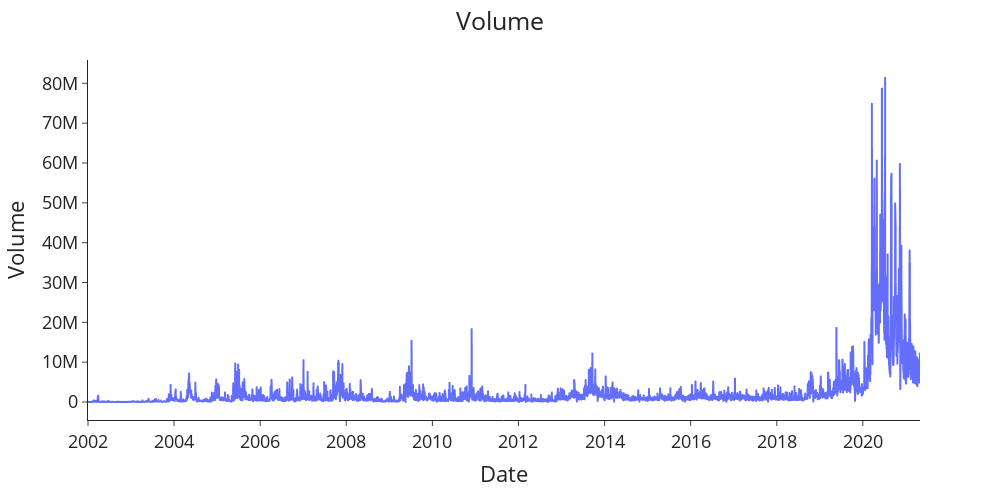

The notebook cell this image was saved under:
### Code cell
plotting(df,'Date' ,'Volume', title='Volume', 
         x_label='Date', y_label='Volume')

### Figure 1 — Plotly figure (JSON) as saved in the notebook; plotly's stock layout.template omitted (floating-point values rounded to 4 significant figures; data arrays with more than 128 entries replaced by an {"elided": "..."} marker saying what was removed)
{"data": [{"hovertemplate": "Date=%{x}<br>Volume=%{y}<extra></extra>", "legendgroup": "", "line": {"color": "#636efa", "dash": "solid"}, "marker": {"symbol": "circle"}, "mode": "lines", "name": "", "showlegend": false, "type": "scattergl", "x": {"elided": "4797 str values"}, "xaxis": "x", "y": {"elided": "4797 int values"}, "yaxis": "y"}], "layout": {"font": {"size": 18}, "height": 500, "legend": {"tracegroupgap": 0}, "margin": {"t": 60}, "title": {"text": "Volume", "x": 0.5}, "width": 1000, "xaxis": {"anchor": "y", "autorange": true, "domain": [0, 1], "range": ["2002-01-01", "2021-04-30"], "title": {"text": "Date"}, "type": "date"}, "yaxis": {"anchor": "x", "autorange": true, "domain": [0, 1], "range": [-4514000.0, 85850000.0], "title": {"text": "Volume"}, "type": "linear"}}}
